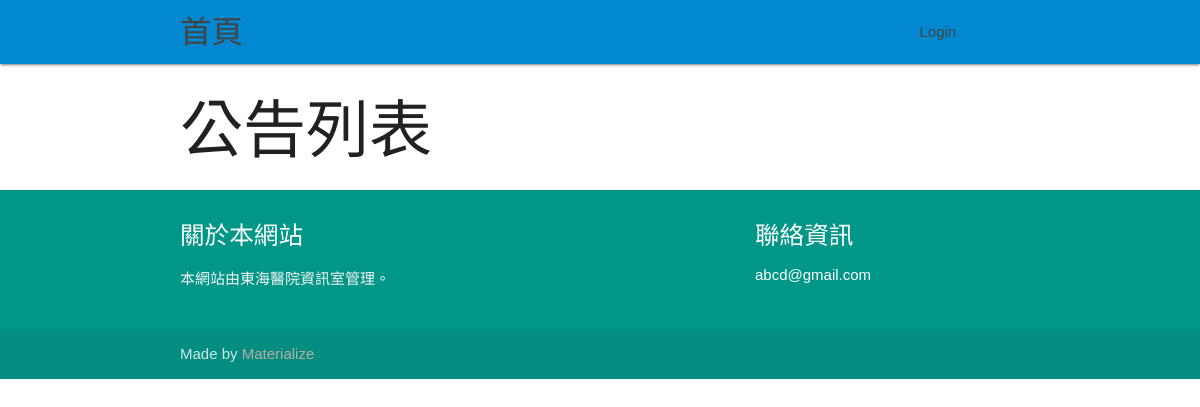
The page /appointments/announcements/ on the database as committed earlier.
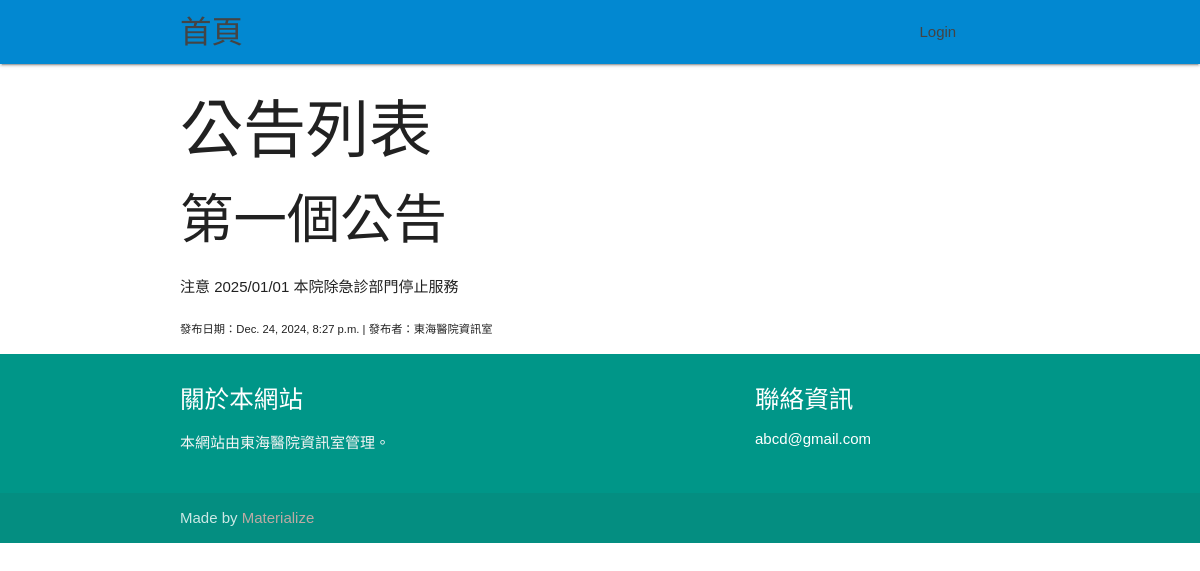
The same page on the database as committed later.
### appointments/models.py (models this page shows, shortened)
class Announcement(models.Model):
    title = models.CharField(max_length=200, verbose_name="公告標題")
    content = models.TextField(verbose_name="公告內容")
    date = models.DateTimeField(default=now, verbose_name="公告日期")
    author = models.CharField(max_length=100, verbose_name="公告發布者")

### appointments/views.py (the view)
# urls.py: path('announcements/', views.announcement_list, name='announcement_list'),
def announcement_list(request):
    announcements = Announcement.objects.order_by('-date')
    return render(request, 'announcements/announcement_list.html', {'announcements': announcements})

### appointments/templates/announcements/announcement_list.html
{% extends 'base.html' %}
{% block content %}
    <h1>公告列表</h1>
    <ul>
        {% for announcement in announcements %}
        <li>
            <h2>{{ announcement.title }}</h2>
            <p>{{ announcement.content }}</p>
            <small>發布日期：{{ announcement.date }} | 發布者：{{ announcement.author }}</small>
        </li>
        {% endfor %}
    </ul>
{% endblock %}

Rows that differ between the two databases and show on the page:
added Announcement: title "第一個公告", content "注意 2025/01/01 本院除急診部門停止服務", date "Dec. 24, 2024, 8:27 p.m.", author "東海醫院資訊室"
